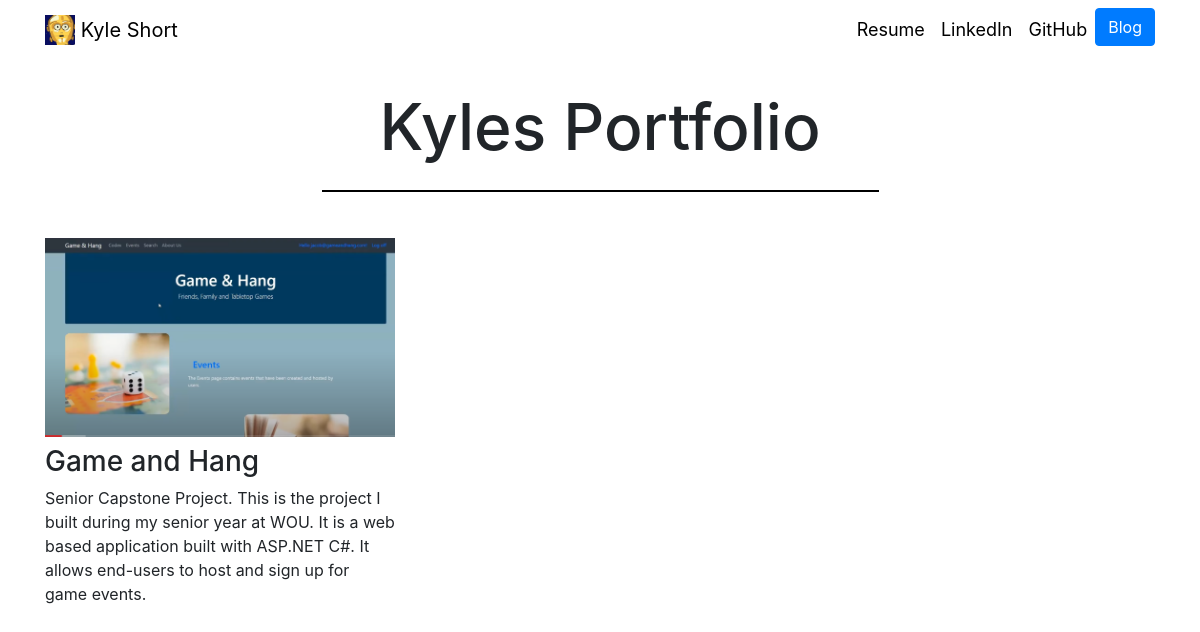
The app's page /, older data.
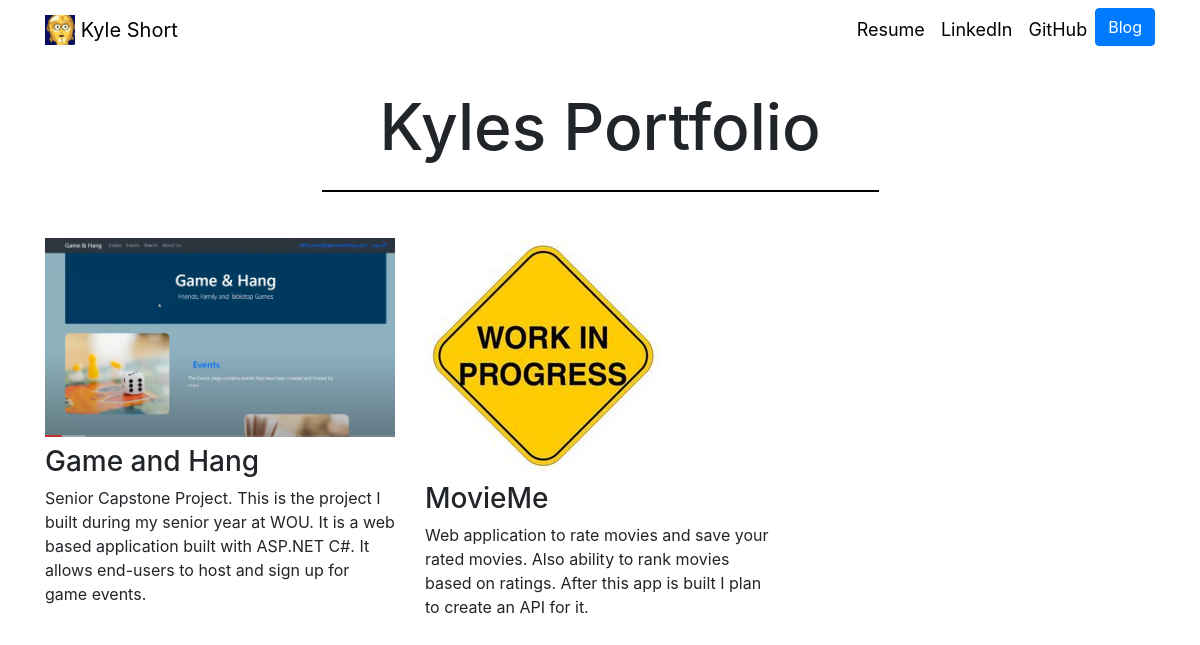
The same page, newer data.
### portfolio/models.py (models this page shows, shortened)
class Project(models.Model):
    title = models.CharField(max_length=100)
    description = models.CharField(max_length=250)
    image = models.ImageField(upload_to='portfolio/images/')
    url = models.URLField(blank=True)

### portfolio/views.py (the view)
# urls.py: 2. Add a URL to urlpatterns:  path('', views.home, name='home')
def home(request):
    projects = Project.objects.all()
    return render(request, 'portfolio/home.html', {'projects':projects})

### portfolio/templates/portfolio/home.html
{% extends 'portfolio/base.html' %}
{% load static %}
{% block content %}
<head>
  <link rel="stylesheet" type="text/css" href="{% static 'portfolio/home.css' %}">
</head>
<div class="row justify-content-center">
  <h1 id="title">Kyles Portfolio </h1>
</div>
<hr>
<div class="row" style="padding-top:30px;">
  {% for project in projects %}
  <div class="col-lg-4 col-md-6">
    {% if project.url %}
    <a href="{{ project.url }}">
      <img src="{{ project.image.url }}" class="img-fluid mb-2" class="projectpic">
    </a>
    {% else %}
    <img src="{{ project.image.url }}" class="img-fluid mb-2" >
    {% endif %}
    <h3>{{ project.title }}</h3>
    <p>{{ project.description }}</p>
  </div>
  {% endfor %}
</div>
{% endblock %}

### portfolio/templates/portfolio/base.html (shortened to what this page needs)
{% load static %}
<!DOCTYPE html>
<html lang="en">
<head>
  <link rel="stylesheet" type="text/css" href="{% static 'portfolio/site.css' %}">
  <link rel="stylesheet" href="https://cdn.jsdelivr.net/npm/bootstrap@4.5.3/dist/css/bootstrap.min.css">
</head>
<body>
  <nav id="navbartop" class="navbar navbar-expand-md navbar-light">
    <div class="container">
      <a class="navbar-brand" href="{% url 'home' %}">
        <img src="{% static "portfolio/Logo.jpg" %}" width="30" height="30" class="d-inline-block align-top">
        <span>Kyle Short</span>
      </a>
      <div class="collapse navbar-collapse text-center" id="navbarNav">
        <ul class="navbar-nav ml-auto">
          <li class="nav-item">
            <a class="nav-link" href="{% static "portfolio/Resume.pdf" %}">Resume</a>
          </li>
          <li class="nav-item">
            <a class="nav-link" href="https://www.linkedin.com/in/kyleshortcs/" target="_blank">LinkedIn</a>
          </li>
          <li class="nav-item">
            <a class="nav-link" href="https://github.com/ksh0rt" target="_blank">GitHub</a>
          </li>
          <li>
            <a role="button" href="{% url 'blog:all_blogs' %}" class="btn btn-primary">Blog</a>
          </li>
        </ul>
      </div>
    </div>
  </nav>
  <div class="row">
    <div class="container">
      {% block content %}
      {% endblock %}
    </div>
  </div>
</body>
</html>

### portfolio/static/portfolio/site.css (style rules this page uses)
.navbar-nav .nav-link { color: black !important; font-size: 18px; }
span { color: black; }

### portfolio/static/portfolio/home.css (style rules this page uses)
h1 { font-size: 50px; padding-top: 30px; }
hr { width:50%; border: 1px solid black; }
@media (min-width: 992px) { #title { font-size: 4rem; } }

Row changes from the older to the newer data that the page shows:
added Project: image (picture), title "MovieMe", description "Web application to rate movies and save your rated movies. Also ability to rank movies based on ratings. After this app is built I plan to create an API for it."
